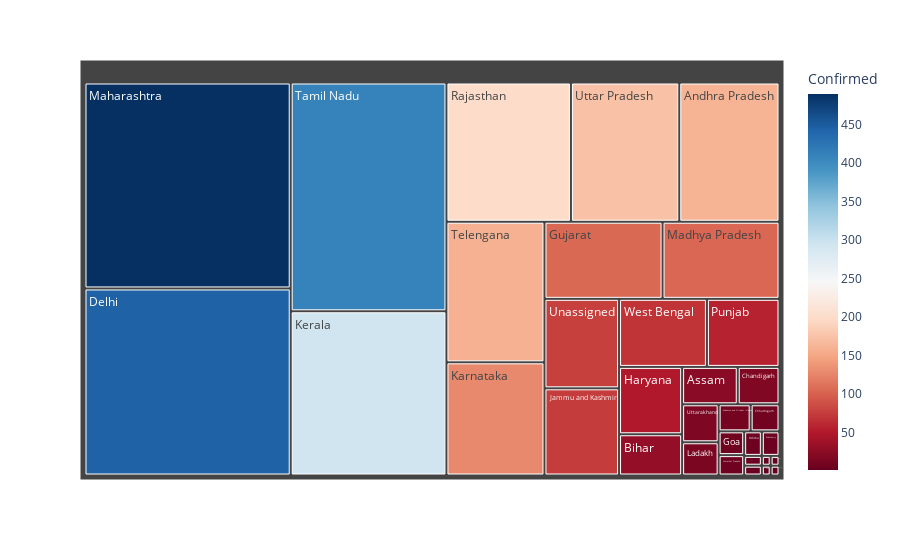

Source (notebook cell):
### Code cell
statewise_cases = pd.DataFrame(df_india.groupby(['State/UnionTerritory'])['Confirmed', 'Deaths', 'Cured'].max().reset_index())

fig = px.treemap(statewise_cases, path=['State/UnionTerritory'], values='Confirmed',
                  color='Confirmed', hover_data=['State/UnionTerritory'],
                  color_continuous_scale='RdBu')
fig.show()

### Figure 1 — Plotly figure (JSON) as saved in the notebook; plotly's stock layout.template omitted (floating-point values rounded to 4 significant figures)
{"data": [{"branchvalues": "total", "customdata": [["Andaman and Nicobar Islands", 10], ["Andhra Pradesh", 161], ["Arunachal Pradesh", 1], ["Assam", 24], ["Bihar", 30], ["Chandigarh", 18], ["Chattisgarh", 1], ["Chhattisgarh", 9], ["Delhi", 445], ["Goa", 7], ["Gujarat", 105], ["Haryana", 49], ["Himachal Pradesh", 6], ["Jammu and Kashmir", 75], ["Jharkhand", 2], ["Karnataka", 128], ["Kerala", 295], ["Ladakh", 14], ["Madhya Pradesh", 104], ["Maharashtra", 490], ["Manipur", 2], ["Mizoram", 1], ["Odisha", 5], ["Pondicherry", 1], ["Puducherry", 5], ["Punjab", 57], ["Rajasthan", 200], ["Tamil Nadu", 411], ["Telengana", 159], ["Unassigned", 77], ["Uttar Pradesh", 174], ["Uttarakhand", 16], ["West Bengal", 69]], "domain": {"x": [0, 1], "y": [0, 1]}, "hoverlabel": {"namelength": 0}, "hovertemplate": "State/UnionTerritory=%{customdata[0]}<br>Confirmed=%{color}<br>labels=%{label}<br>parent=%{parent}<br>id=%{id}", "ids": ["Andaman and Nicobar Islands", "Andhra Pradesh", "Arunachal Pradesh", "Assam", "Bihar", "Chandigarh", "Chattisgarh", "Chhattisgarh", "Delhi", "Goa", "Gujarat", "Haryana", "Himachal Pradesh", "Jammu and Kashmir", "Jharkhand", "Karnataka", "Kerala", "Ladakh", "Madhya Pradesh", "Maharashtra", "Manipur", "Mizoram", "Odisha", "Pondicherry", "Puducherry", "Punjab", "Rajasthan", "Tamil Nadu", "Telengana", "Unassigned", "Uttar Pradesh", "Uttarakhand", "West Bengal"], "labels": ["Andaman and Nicobar Islands", "Andhra Pradesh", "Arunachal Pradesh", "Assam", "Bihar", "Chandigarh", "Chattisgarh", "Chhattisgarh", "Delhi", "Goa", "Gujarat", "Haryana", "Himachal Pradesh", "Jammu and Kashmir", "Jharkhand", "Karnataka", "Kerala", "Ladakh", "Madhya Pradesh", "Maharashtra", "Manipur", "Mizoram", "Odisha", "Pondicherry", "Puducherry", "Punjab", "Rajasthan", "Tamil Nadu", "Telengana", "Unassigned", "Uttar Pradesh", "Uttarakhand", "West Bengal"], "marker": {"coloraxis": "coloraxis", "colors": [10, 161, 1, 24, 30, 18, 1, 9, 445, 7, 105, 49, 6, 75, 2, 128, 295, 14, 104, 490, 2, 1, 5, 1, 5, 57, 200, 411, 159, 77, 174, 16, 69]}, "name": "", "parents": ["", "", "", "", "", "", "", "", "", "", "", "", "", "", "", "", "", "", "", "", "", "", "", "", "", "", "", "", "", "", "", "", ""], "type": "treemap", "values": [10, 161, 1, 24, 30, 18, 1, 9, 445, 7, 105, 49, 6, 75, 2, 128, 295, 14, 104, 490, 2, 1, 5, 1, 5, 57, 200, 411, 159, 77, 174, 16, 69]}], "layout": {"coloraxis": {"colorbar": {"title": {"text": "Confirmed"}}, "colorscale": [[0, "rgb(103,0,31)"], [0.1, "rgb(178,24,43)"], [0.2, "rgb(214,96,77)"], [0.3, "rgb(244,165,130)"], [0.4, "rgb(253,219,199)"], [0.5, "rgb(247,247,247)"], [0.6, "rgb(209,229,240)"], [0.7, "rgb(146,197,222)"], [0.8, "rgb(67,147,195)"], [0.9, "rgb(33,102,172)"], [1, "rgb(5,48,97)"]]}, "legend": {"tracegroupgap": 0}, "margin": {"t": 60}}}
